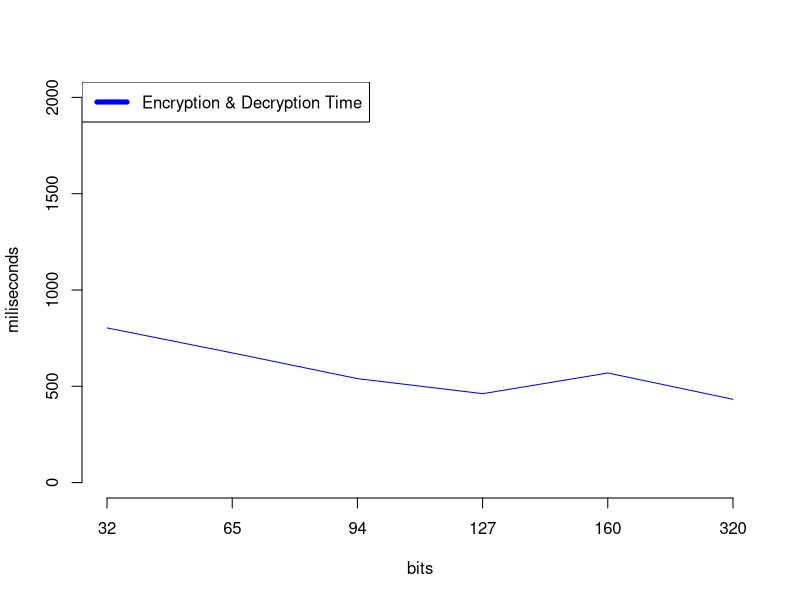

The R source for this figure:
# Define 2 vectors
ours <- c(803.031952, 673.387028, 539.739759, 461.6895297, 569.0413317, 432.3660556)

pdf(file="/Users/iNarota/Desktop/encryptionTime.pdf", height=7, width=10)

plot(ours, type="l", col="blue", ylim=c(0,2000), xlab="bits", ylab="Seconds", axes=FALSE, ann=FALSE)
axis(1, at=1:6, lab=c(32, 65, 94, 127, 160, 320))

axis(2)

title(main="", col.main="red", font.main=4, xlab="bits", ylab="miliseconds")

legend("topleft", # places a legend at the appropriate place 
c("Encryption & Decryption Time"), # puts text in the legend 

lty=c(1,1), # gives the legend appropriate symbols (lines)

lwd=c(5,5),col=c("blue","red")) # gives the legend lines the correct color and width

dev.off()











